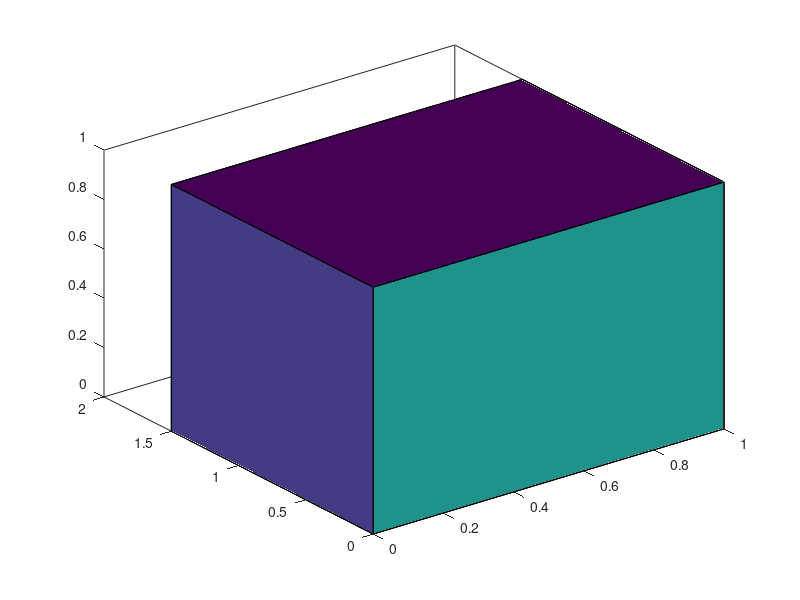

MATLAB code for this plot:
k=1.5;
x=[0 1 1 0;
    1 1 1 1;
    1 0 0 1;
    0 0 0 0;
    1 0 0 1;
    0 1 1 0]';
y=k*[0 0 0 0;
     0 1 1 0;
     1 1 1 1;
     1 0 0 1;
     0 0 1 1;
     0 0 1 1]';
z=[0 0 1 1;
    0 0 1 1;
    0 0 1 1;
    0 0 1 1;
    0 0 0 0;
    1 1 1 1]';
tcolor=rand(size(x,1),size(x,2));
patch(x,y,z,tcolor,'FaceColor','flat');
view(-37.5,35);
h2=gca;
set(h2,'Box','on');